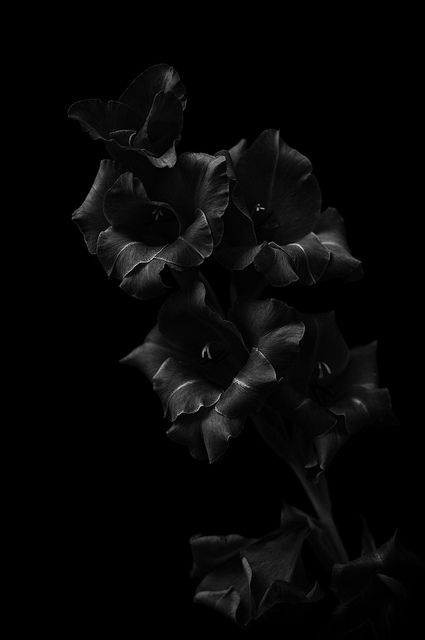
#> input picture lab1/flowers.jpg, 425 x 640 px
$ python Logarithm.py
#> lines starting #> are read from the running program, lines starting #| are printed output that depends on the picture
### lab1/functions.py
import cv2 as cv
import matplotlib.pyplot as plt
import numpy as np

def read_image(path):

    # Reads an image from the specified file path.
    # Parameters:
    # path (str): The file path to the image.
    # Returns:
    # numpy.ndarray: The image read from the file, or None if the image could not be loaded.

#> called with path = 'flowers.jpg'
    return cv.imread(path)
#> returned value is the input picture: shape (640, 425, 3); min 0, max 210, mean 6.6

# [48 lines left out: functions transform_to_gray, apply_negative_transform_1, apply_negative_transform_2, plot_Histogram, not called in this run]

def plot_Histogram2(image1, image2, title1='', title2=''):

    # Plots histograms for two images side by side for comparison.
    # Parameters:
    # image1 (numpy.ndarray): The first input grayscale image.
    # image2 (numpy.ndarray): The second input grayscale image.
    # title1 (str): Title for the first histogram plot.
    # title2 (str): Title for the second histogram plot.
    # This function allows visual comparison of pixel intensity distributions between two images.

    plt.figure('Histogram')

    # Calculate histograms for both images
    hist_1 = cv.calcHist([image1], [0], None, [256], [0, 256])
    hist_2 = cv.calcHist([image2], [0], None, [256], [0, 256])

    # Plot first histogram
    plt.subplot(1, 2, 1)
    plt.plot(hist_1)

    # Set title for first histogram plot
    plt.title(title1)

    # Plot second histogram
    plt.subplot(1, 2, 2)
    plt.plot(hist_2)

    # Set title for second histogram plot
    plt.title(title2)

# [83 lines left out: functions plot_Histogram3, histogram_stretching, gamma_transformation, not called in this run]

def log_transform(image):

    # Apply logarithmic transformation to an image
    # Parameters:
    # image (numpy.ndarray): Input image in BGR format
    # Returns:
    # numpy.ndarray: Log-transformed image

    # Check if the image is valid
    if image is None:
        raise ValueError("Image not found or invalid.")

    # Convert to float32 to avoid overflow during calculations
    image_float = np.float32(image)

    # Apply log transformation
    c = 255 / np.log(1 + np.max(image_float))
#> c = 47.65
    log_image = c * (np.log(image_float + 1))
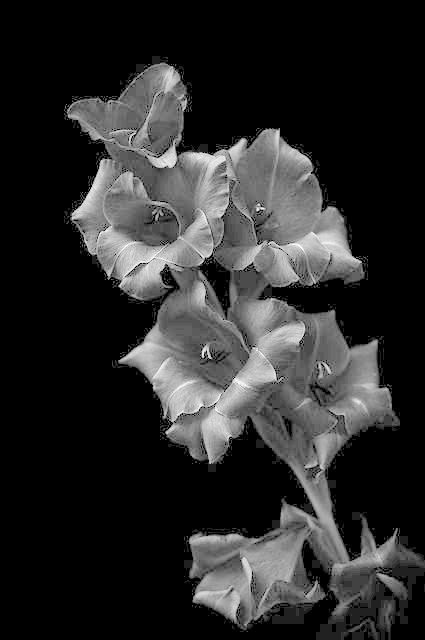
#> log_image: shape (640, 425) float32; min 0, max 255, mean 43.1

    # Convert back to uint8
    log_image = np.array(log_image, dtype=np.uint8)

    return log_image

# [15 lines left out: function histogram_equalizer, not called in this run]

### lab1/Logarithm.py
import cv2 as cv
import numpy as np
import matplotlib.pyplot as plt
import functions


def main():

    img=functions.read_image('flowers.jpg')

    im_gray=cv.cvtColor(img,cv.COLOR_RGB2GRAY)
    plt.figure('photo')
    plt.subplot(1,2,1)
    plt.imshow(cv.cvtColor(im_gray, cv.COLOR_BGR2RGB))
    plt.title("GrayScale Image")
    plt.axis('off')  # Turn off axis labels

    im_log=functions.log_transform(im_gray)
    plt.subplot(1, 2, 2)  # Subplot for the negative image
    plt.imshow(cv.cvtColor(im_log, cv.COLOR_BGR2RGB))
    plt.title("logarithm transformation")
    plt.axis('off')

    functions.plot_Histogram2(im_gray,im_log,'GrayScale Image','logarithm transformation')
#> in plot_Histogram2, `hist_1 = cv.calcHist([image1], [0], None, [256], [0, 256])`: hist_1 = 256 values, max 174493 at index 0, min 0 at index 162, mean 1062.5
#> in plot_Histogram2, `hist_2 = cv.calcHist([image2], [0], None, [256], [0, 256])`: hist_2 = 256 values, max 174493 at index 0, min 0 at index 1, mean 1062.5


    plt.show()
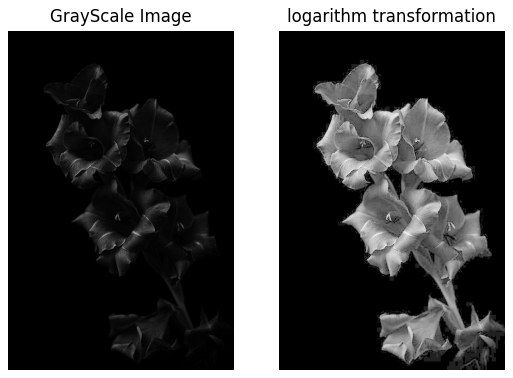
#> figure drawn by matplotlib, 2 panels
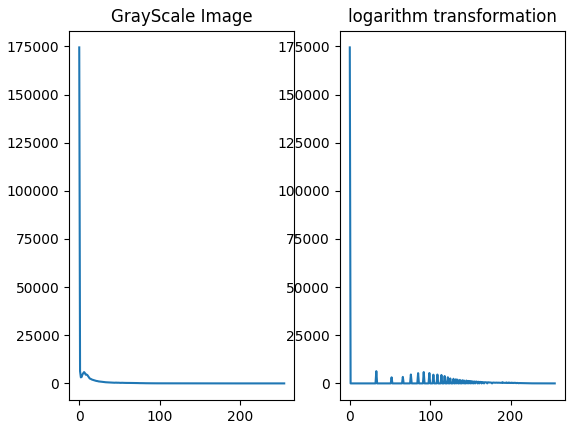
#> figure drawn by matplotlib, 2 panels; panel 1: curve peaks at x = 0, y = 174493; panel 2: curve peaks at x = 0, y = 174493


main()

$ run again, with lab1/breast.jpg copied over lab1/flowers.jpg
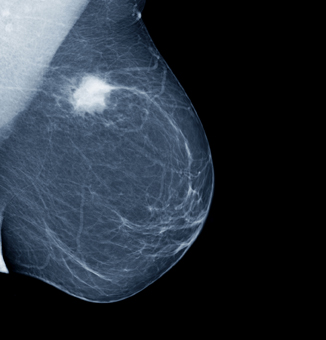
#> input picture lab1/breast.jpg, 326 x 340 px
#> in read_image, returned value is the input picture: shape (340, 326, 3); mean B, G, R 56.8, 46.8, 38.5
#> c = 46.42
#> in log_transform, `log_image = c * (np.log(image_float + 1))`:
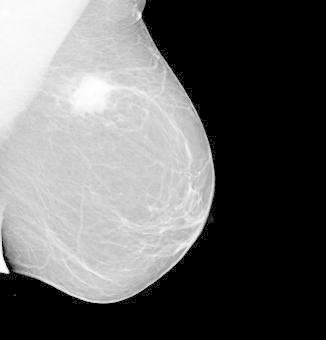
#> log_image: shape (340, 326) float32; min 0, max 255, mean 102.5
#> hist_1 = 256 values, max 56123 at index 0, min 0 at index 243, mean 433
#> hist_2 = 256 values, max 56123 at index 0, min 0 at index 1, mean 433
#> in main, `plt.show()`:
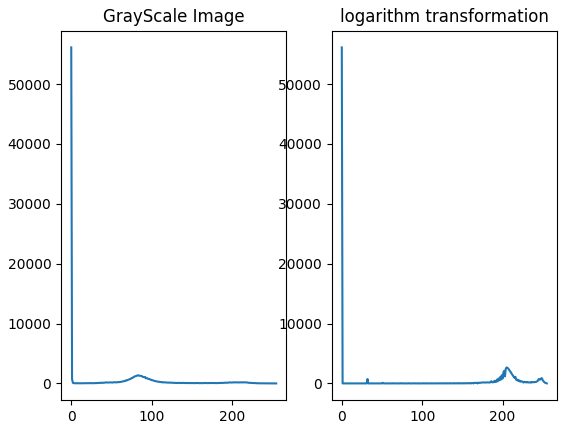
#> figure drawn by matplotlib, 2 panels; panel 1: curve peaks at x = 0, y = 56123; panel 2: curve peaks at x = 0, y = 56123

$ run again, with lab1/flower.jpg copied over lab1/flowers.jpg
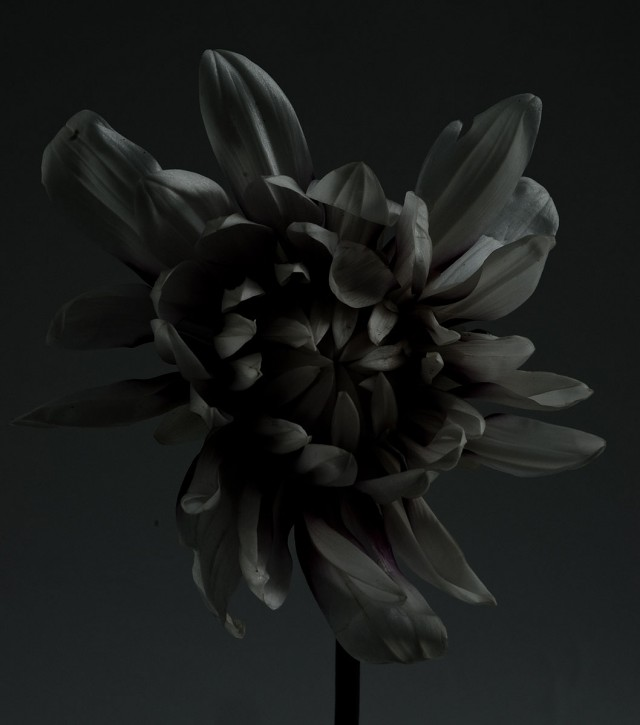
#> input picture lab1/flower.jpg, 640 x 725 px
#> in read_image, returned value is the input picture: shape (725, 640, 3); mean B, G, R 26.6, 27.8, 25.7
#> c = 51.68
#> in log_transform, `log_image = c * (np.log(image_float + 1))`:
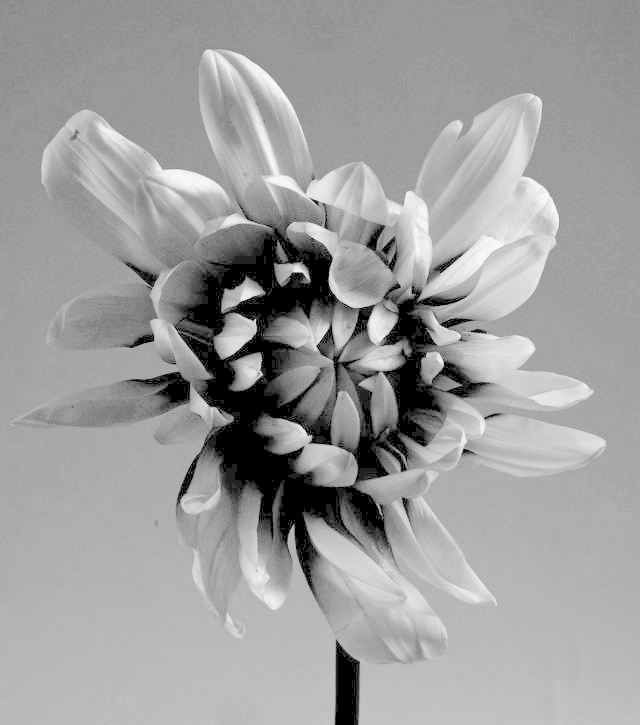
#> log_image: shape (725, 640) float32; min 0, max 255, mean 158.5; drawn with min black and max white
#> hist_1 = 256 values, max 30569 at index 19, min 0 at index 134, mean 1812.5
#> hist_2 = 256 values, max 30569 at index 154, min 0 at index 1, mean 1812.5
#> in main, `plt.show()`:
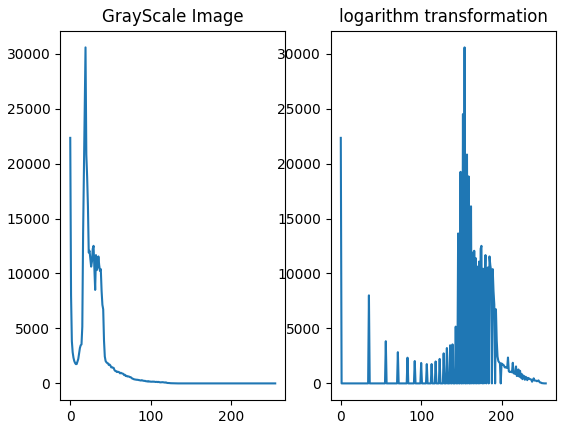
#> figure drawn by matplotlib, 2 panels; panel 1: curve peaks at x = 19, y = 30569; panel 2: curve peaks at x = 154, y = 30569
